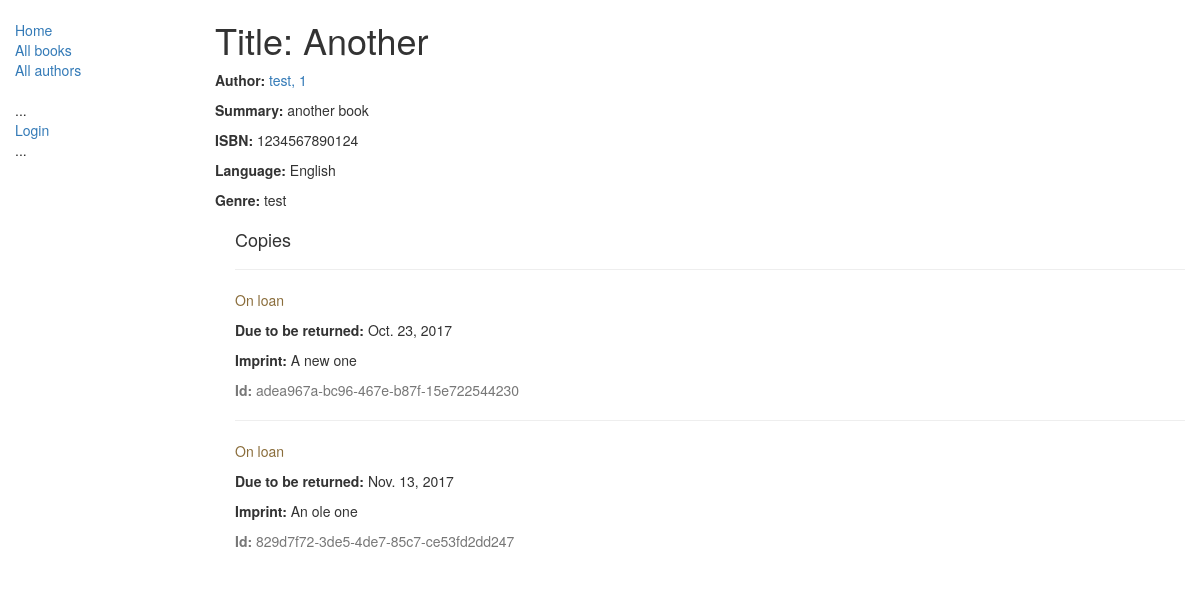
/catalog/book/2, run on the app's committed database.
### catalog/models.py (models this page shows, shortened)
class Book(models.Model):
    title = models.CharField(max_length=200);
    author = models.ForeignKey('Author', on_delete=models.SET_NULL, null=True);
    summary = models.TextField(max_length=1000, help_text="Enter a brief description");
    isbn = models.CharField('ISBN', max_length=13, help_text='13 Character <a href="https://www.isbn-international.org/content/what-isbn">ISBN number</a>');
    genre = models.ManyToManyField(Genre, help_text="Select a genre for this book");
    language = models.ForeignKey('Language', on_delete=models.SET_NULL, null=True);
    def display_genre(self):
        """
        Creates a string for the Genre. This is required to display genre in Admin.
        """
        return ', '.join([genre.name for genre in self.genre.all()[:3]]);
    display_genre.short_description = 'Genre';
    class Meta:
        ordering = ["title"];

class Author(models.Model):
    first_name = models.CharField(max_length=100);
    last_name = models.CharField(max_length=100);
    date_of_birth = models.DateField(null=True, blank=True);
    date_of_death = models.DateField('died', null=True, blank=True);
    def __str__(self):
        return '%s, %s' % (self.last_name, self.first_name);
    class Meta:
        ordering = ["first_name"];

class Language(models.Model):
    name = models.CharField(max_length=100, help_text="Enter a language name.");
    def __str__(self):
        return self.name

class Genre(models.Model):
    name = models.CharField(max_length=200, help_text="Enter a book Genre");
    def __str__(self):
        return self.name;

class BookInstance(models.Model):
    id = models.UUIDField(primary_key=True, default=uuid.uuid4, help_text="Unique ID for this particular book across whole library");
    book = models.ForeignKey('Book', on_delete=models.SET_NULL, null=True);
    imprint = models.CharField(max_length=200);
    due_back = models.DateField(null=True, blank=True);
    LOAN_STATUS = (
        ('m', 'Maintenance'),
        ('o', 'On loan'),
        ('a', 'Available'),
        ('r', 'Reserved'),
    )
    status = models.CharField(max_length=1, choices=LOAN_STATUS, blank=True, help_text='Book availability');
    borrower = models.ForeignKey(User, on_delete=models.SET_NULL, null=True, blank=True);
    class Meta:
        ordering = ["due_back"];
        permissions = (("can_mark_returned", "Set book as returned"),);

### catalog/views.py (the view)
# urls.py: url(r'^book/(?P<pk>\d+)$', views.BookDetailView.as_view(), name='book-detail'),
class BookDetailView(generic.DetailView):
    model = Book;

### catalog/templates/catalog/book_detail.html
{% extends "base_generic.html" %}
{% block content %}
  <h1>Title: {{ book.title }}</h1>
  <p><strong>Author:</strong> <a href="{% url 'author-detail' book.author.pk %}">{{ book.author }}</a></p>
  <p><strong>Summary:</strong> {{ book.summary }}</p>
  <p><strong>ISBN:</strong> {{ book.isbn }}</p>
  <p><strong>Language:</strong> {{ book.language }}</p>
  <p><strong>Genre:</strong> {% for genre in book.genre.all %} {{ genre }}{% if not forloop.last %}, {% endif %}{% endfor %}</p>
  <div style="margin-left:20px;margin-top:20px">
    <h4>Copies</h4>
    {% for copy in book.bookinstance_set.all %}
    <hr>
    <p class="{% if copy.status == 'a' %}text-success{% elif copy.status == 'm' %}text-danger{% else %}text-warning{% endif %}">{{ copy.get_status_display }}</p>
    {% if copy.status != 'a' %}<p><strong>Due to be returned:</strong> {{copy.due_back}}</p>{% endif %}
    <p><strong>Imprint:</strong> {{copy.imprint}}</p>
    <p class="text-muted"><strong>Id:</strong> {{copy.id}}</p>
    {% endfor %}
  </div>
{% endblock %}

### data on the page
Book: title "Another", author "test, 1", summary "another book", isbn "1234567890124", language "English"
Genre: name "test"
BookInstance: status "On loan", due_back "Oct. 23, 2017", imprint "A new one", id "adea967a-bc96-467e-b87f-15e722544230"
BookInstance: status "On loan", due_back "Nov. 13, 2017", imprint "An ole one", id "829d7f72-3de5-4de7-85c7-ce53fd2dd247"
